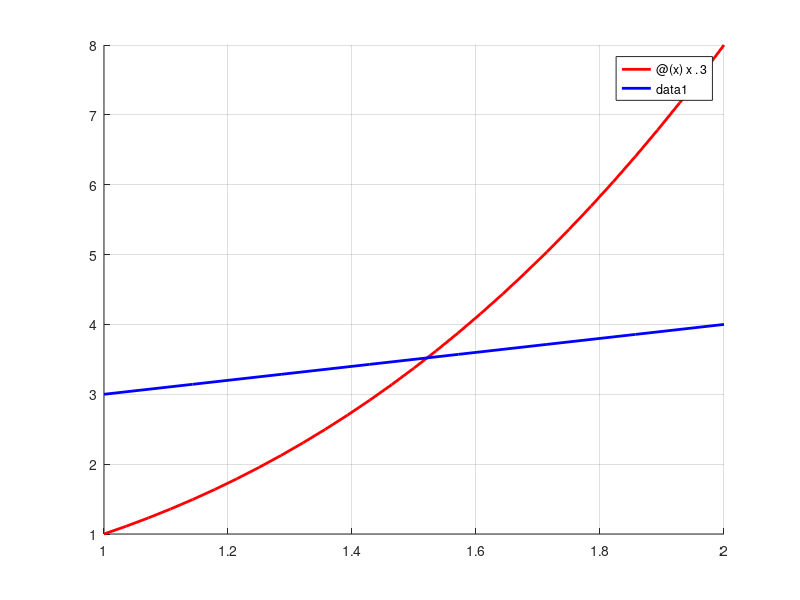

Write the MATLAB code that produced this figure. (Note: this script raises an error after producing the figure.)
clc
clear
close all

format long

%% Example 1
func = @(x) x.^3 - x - 2;
g = @(x) x.^3;
h = @(x) x + 2;

a = 1;
b = 2;

hold on
grid on
fplot(g, [a b], 'r', 'LineWidth', 2);
fplot(h, [a b], 'b', 'LineWidth', 2);
hold off

secant_method(1e-6, a, b, func);

wait_screen;

%% Example 2
func = @(x) log(x + 2) - sin(x);
g = @(x) log(x + 2);
h = @(x) sin(x);

a = -1.8;
b = -1;

hold on
grid on
fplot(g, [a b], 'r', 'LineWidth', 2);
fplot(h, [a b], 'b', 'LineWidth', 2);
hold off

secant_method(1e-6, a, b, func);